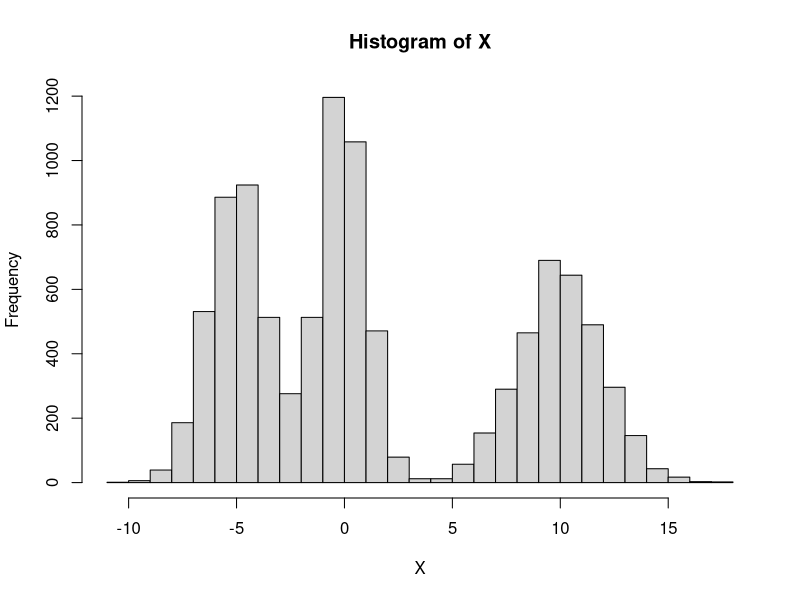
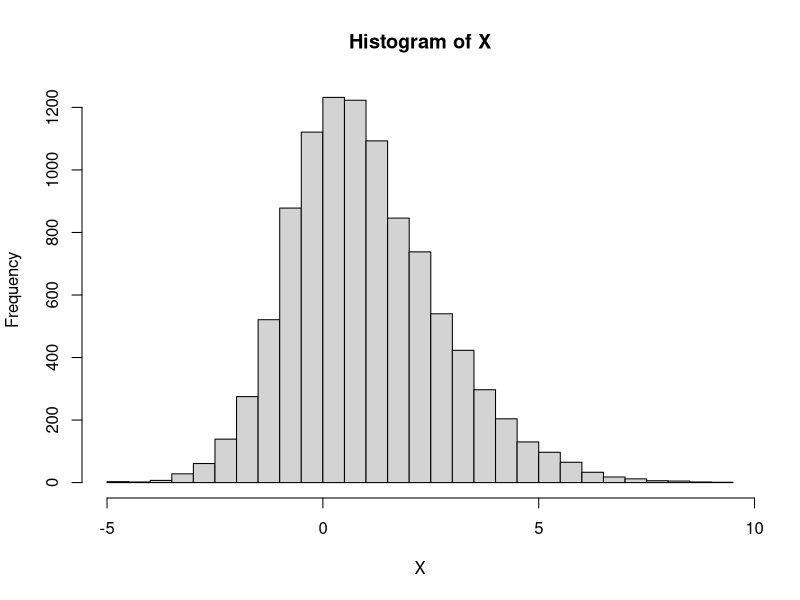

Write the R code that produced these figures, in order.
B <- 10000
Z <- purrr::rdunif(B, b = 2, a = 0)

X <- Z
X[Z == 0] <- rnorm(sum(Z == 0), 0, 1)
X[Z == 1] <- rnorm(sum(Z == 1), -5, sqrt(2))
X[Z == 2] <- rnorm(sum(Z == 2), 10, 2)

hist(X, breaks = 30)

X <- purrr::map_dbl(Z, function(z) {
  if(z == 0) {return(rnorm(1, 0, 1))}
  else if (z == 1) {return(rnorm(1, 1, sqrt(2)))}
  else {return(rnorm(1, 2, 2))}
})
hist(X, breaks = 30)

